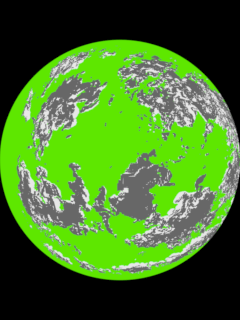
#> input picture convert/image.png, 240 x 320 px; its folder holds only this picture in this run
$ python convert_to_grayscale.py
#> lines starting #> are read from the running program, lines starting #| are printed output that depends on the picture
from PIL import Image
import os
import math


def dist(red, green, blue):
    return math.sqrt(red**2 + green ** 2 + blue ** 2)


for filename in os.listdir("./convert"):
    image = Image.open("./convert/" + filename)
#> image is the input picture: PIL image 240x320 RGB; mean R, G, B 67.6, 115, 37.8
    pixels = image.load()

    for i in range(image.size[0]):
        for j in range(image.size[1]):

            r, g, b = image.getpixel((i, j))
            distance = dist(r, g, b)

            if distance <= 89:
                pixels[i, j] = (0, 0, 0) #background (black)
            elif distance <= 213:
                pixels[i, j] = (103, 103, 103) #base (gray)
            elif distance <= 324:
                pixels[i, j] = (94, 231, 0)  #sky (green)
            else:
                pixels[i, j] = (231, 231, 231) #side (white)
    image.save("./convert/out.png", "PNG")
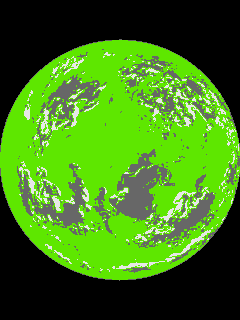
#> saved as out.png: PIL image 240x320 RGB; mean R, G, B 63.1, 121.5, 23
